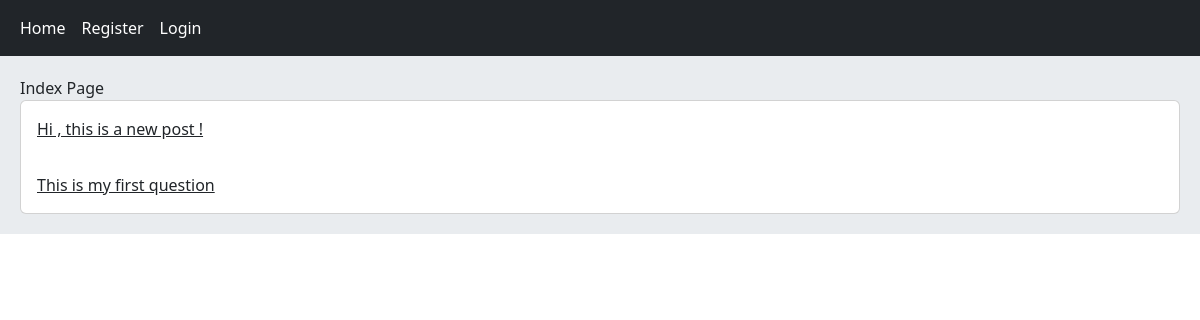
Page /home/ on the earlier database version.
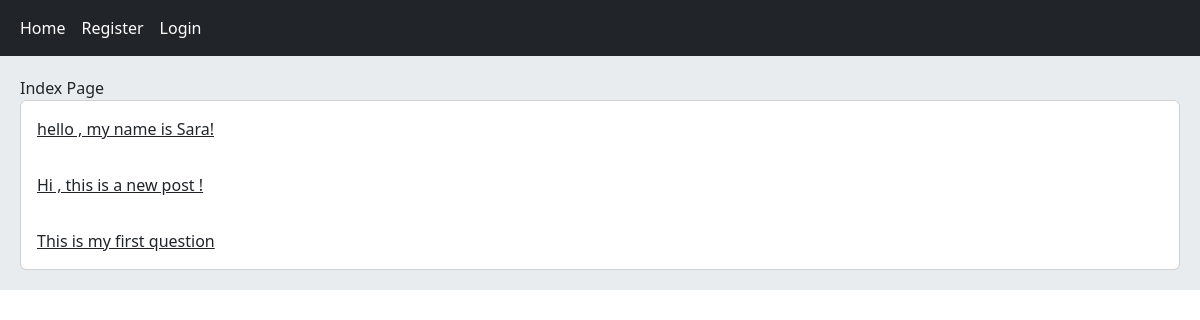
Same page on the later database version.
### home/models.py (models this page shows, shortened)
class Post(models.Model):
    user = models.ForeignKey(User, on_delete=models.CASCADE ,related_name='posts')
    body = models.TextField()
    slug = models.SlugField()
    created = models.DateTimeField(auto_now_add=True)
    updated = models.DateTimeField(auto_now=True)
    class Meta:
        ordering = ('-created',)
    def get_absolute_url(self):
        return reverse('home:post_detail',args=(self.id,self.slug))

### home/views.py (the view)
# urls.py: path('', views.HomeView.as_view() , name='index'),
class HomeView(View):
    def get(self,request):
        posts = Post.objects.all()
        return render(request, 'home/index.html',{'posts':posts})

### home/templates/home/index.html
{% extends 'base.html' %}
{% block content %}
   Index Page
   <div class="card">
      {% for post in posts %}
         <a href="{{ post.get_absolute_url }}" class="card-body">{{ post.body|truncatewords:8 }}</a>
      {% endfor %}
   </div>
{% endblock %}

Differences in the rows shown:
added Post: body "hello , my name is Sara!"
